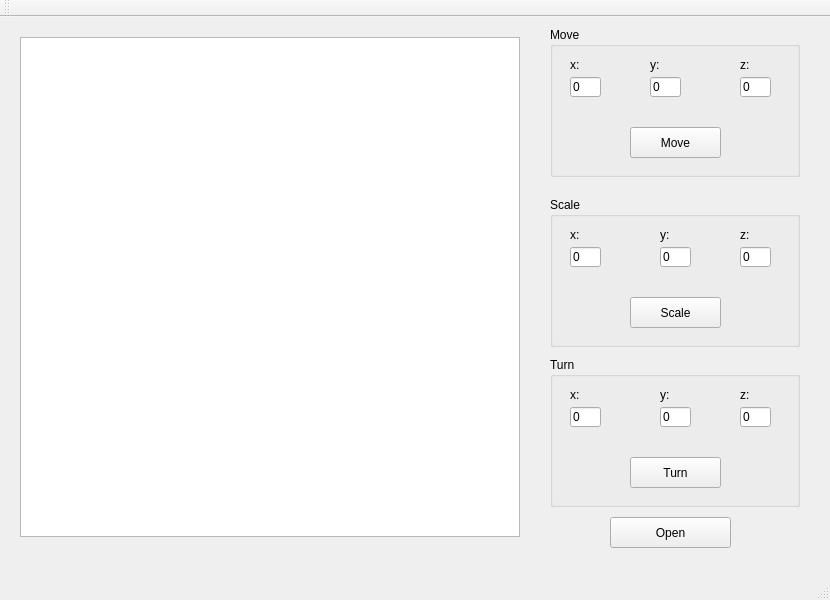
<?xml version="1.0" encoding="UTF-8"?>
<ui version="4.0">
 <class>MainWindow</class>
 <widget class="QMainWindow" name="MainWindow">
  <property name="geometry">
   <rect>
    <x>0</x>
    <y>0</y>
    <width>830</width>
    <height>600</height>
   </rect>
  </property>
  <property name="windowTitle">
   <string>MainWindow</string>
  </property>
  <widget class="QWidget" name="centralWidget">
   <widget class="QGraphicsView" name="graphicsView">
    <property name="geometry">
     <rect>
      <x>20</x>
      <y>20</y>
      <width>500</width>
      <height>500</height>
     </rect>
    </property>
   </widget>
   <widget class="QGroupBox" name="group_Move">
    <property name="geometry">
     <rect>
      <x>550</x>
      <y>10</y>
      <width>250</width>
      <height>150</height>
     </rect>
    </property>
    <property name="title">
     <string>Move</string>
    </property>
    <widget class="QPushButton" name="button_Move">
     <property name="geometry">
      <rect>
       <x>80</x>
       <y>100</y>
       <width>91</width>
       <height>31</height>
      </rect>
     </property>
     <property name="text">
      <string>Move</string>
     </property>
    </widget>
    <widget class="QLabel" name="label_MoveX">
     <property name="geometry">
      <rect>
       <x>20</x>
       <y>30</y>
       <width>21</width>
       <height>16</height>
      </rect>
     </property>
     <property name="text">
      <string>x:</string>
     </property>
    </widget>
    <widget class="QLabel" name="label_MoveY">
     <property name="geometry">
      <rect>
       <x>100</x>
       <y>30</y>
       <width>21</width>
       <height>16</height>
      </rect>
     </property>
     <property name="text">
      <string>y:</string>
     </property>
    </widget>
    <widget class="QLabel" name="label_MoveZ">
     <property name="geometry">
      <rect>
       <x>190</x>
       <y>30</y>
       <width>21</width>
       <height>16</height>
      </rect>
     </property>
     <property name="text">
      <string>z:</string>
     </property>
    </widget>
    <widget class="QLineEdit" name="lineEdit_MoveX">
     <property name="geometry">
      <rect>
       <x>20</x>
       <y>50</y>
       <width>31</width>
       <height>20</height>
      </rect>
     </property>
     <property name="text">
      <string>0</string>
     </property>
    </widget>
    <widget class="QLineEdit" name="lineEdit_MoveZ">
     <property name="geometry">
      <rect>
       <x>190</x>
       <y>50</y>
       <width>31</width>
       <height>20</height>
      </rect>
     </property>
     <property name="text">
      <string>0</string>
     </property>
    </widget>
    <widget class="QLineEdit" name="lineEdit_MoveY">
     <property name="geometry">
      <rect>
       <x>100</x>
       <y>50</y>
       <width>31</width>
       <height>20</height>
      </rect>
     </property>
     <property name="text">
      <string>0</string>
     </property>
    </widget>
   </widget>
   <widget class="QGroupBox" name="group_Scale">
    <property name="geometry">
     <rect>
      <x>550</x>
      <y>180</y>
      <width>250</width>
      <height>150</height>
     </rect>
    </property>
    <property name="title">
     <string>Scale</string>
    </property>
    <widget class="QPushButton" name="button_Scale">
     <property name="geometry">
      <rect>
       <x>80</x>
       <y>100</y>
       <width>91</width>
       <height>31</height>
      </rect>
     </property>
     <property name="text">
      <string>Scale</string>
     </property>
    </widget>
    <widget class="QLabel" name="label_ScaleX">
     <property name="geometry">
      <rect>
       <x>20</x>
       <y>30</y>
       <width>21</width>
       <height>16</height>
      </rect>
     </property>
     <property name="text">
      <string>x:</string>
     </property>
    </widget>
    <widget class="QLabel" name="label_ScaleY">
     <property name="geometry">
      <rect>
       <x>110</x>
       <y>30</y>
       <width>21</width>
       <height>16</height>
      </rect>
     </property>
     <property name="text">
      <string>y:</string>
     </property>
    </widget>
    <widget class="QLabel" name="label_ScaleZ">
     <property name="geometry">
      <rect>
       <x>190</x>
       <y>30</y>
       <width>21</width>
       <height>16</height>
      </rect>
     </property>
     <property name="text">
      <string>z:</string>
     </property>
    </widget>
    <widget class="QLineEdit" name="lineEdit_ScaleX">
     <property name="geometry">
      <rect>
       <x>20</x>
       <y>50</y>
       <width>31</width>
       <height>20</height>
      </rect>
     </property>
     <property name="text">
      <string>0</string>
     </property>
    </widget>
    <widget class="QLineEdit" name="lineEdit_ScaleY">
     <property name="geometry">
      <rect>
       <x>190</x>
       <y>50</y>
       <width>31</width>
       <height>20</height>
      </rect>
     </property>
     <property name="text">
      <string>0</string>
     </property>
    </widget>
    <widget class="QLineEdit" name="lineEdit_ScaleZ">
     <property name="geometry">
      <rect>
       <x>110</x>
       <y>50</y>
       <width>31</width>
       <height>20</height>
      </rect>
     </property>
     <property name="text">
      <string>0</string>
     </property>
    </widget>
   </widget>
   <widget class="QGroupBox" name="group_Turn">
    <property name="geometry">
     <rect>
      <x>550</x>
      <y>340</y>
      <width>250</width>
      <height>150</height>
     </rect>
    </property>
    <property name="title">
     <string>Turn</string>
    </property>
    <widget class="QPushButton" name="button_Turn">
     <property name="geometry">
      <rect>
       <x>80</x>
       <y>100</y>
       <width>91</width>
       <height>31</height>
      </rect>
     </property>
     <property name="text">
      <string>Turn</string>
     </property>
    </widget>
    <widget class="QLabel" name="label_TurnX">
     <property name="geometry">
      <rect>
       <x>20</x>
       <y>30</y>
       <width>21</width>
       <height>16</height>
      </rect>
     </property>
     <property name="text">
      <string>x:</string>
     </property>
    </widget>
    <widget class="QLabel" name="label_TurnY">
     <property name="geometry">
      <rect>
       <x>110</x>
       <y>30</y>
       <width>21</width>
       <height>16</height>
      </rect>
     </property>
     <property name="text">
      <string>y:</string>
     </property>
    </widget>
    <widget class="QLabel" name="label_TurnZ">
     <property name="geometry">
      <rect>
       <x>190</x>
       <y>30</y>
       <width>21</width>
       <height>16</height>
      </rect>
     </property>
     <property name="text">
      <string>z:</string>
     </property>
    </widget>
    <widget class="QLineEdit" name="lineEdit_TurnX">
     <property name="geometry">
      <rect>
       <x>20</x>
       <y>50</y>
       <width>31</width>
       <height>20</height>
      </rect>
     </property>
     <property name="text">
      <string>0</string>
     </property>
    </widget>
    <widget class="QLineEdit" name="lineEdit_TurnY">
     <property name="geometry">
      <rect>
       <x>190</x>
       <y>50</y>
       <width>31</width>
       <height>20</height>
      </rect>
     </property>
     <property name="text">
      <string>0</string>
     </property>
    </widget>
    <widget class="QLineEdit" name="lineEdit_TurnZ">
     <property name="geometry">
      <rect>
       <x>110</x>
       <y>50</y>
       <width>31</width>
       <height>20</height>
      </rect>
     </property>
     <property name="text">
      <string>0</string>
     </property>
    </widget>
   </widget>
   <widget class="QPushButton" name="button_Open">
    <property name="geometry">
     <rect>
      <x>610</x>
      <y>500</y>
      <width>121</width>
      <height>31</height>
     </rect>
    </property>
    <property name="text">
     <string>Open</string>
    </property>
   </widget>
  </widget>
  <widget class="QMenuBar" name="menuBar">
   <property name="geometry">
    <rect>
     <x>0</x>
     <y>0</y>
     <width>830</width>
     <height>17</height>
    </rect>
   </property>
  </widget>
  <widget class="QToolBar" name="mainToolBar">
   <attribute name="toolBarArea">
    <enum>TopToolBarArea</enum>
   </attribute>
   <attribute name="toolBarBreak">
    <bool>true</bool>
   </attribute>
  </widget>
  <widget class="QStatusBar" name="statusBar"/>
 </widget>
 <layoutdefault spacing="6" margin="11"/>
 <resources/>
 <connections/>
</ui>
